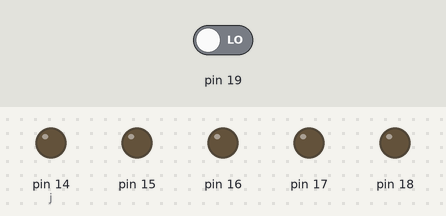
This sketch was run on a simulated Arduino Uno, built with avr-gcc and run on an emulated ATmega328P. Shown: output pins drawn as LEDs (lit = HIGH). The inputs (shaded band) are chosen by the test bench; at power-on: pin 19 LOW.

Above: at 1.2 s.
1.3 s: pin 19 driven HIGH
At 1.45 s:
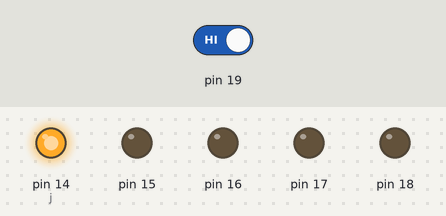
At 2.05 s:
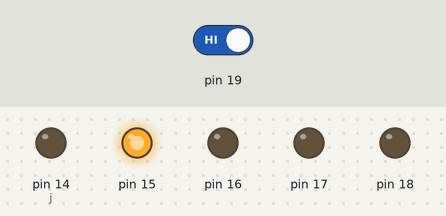
4.3 s: pin 19 driven LOW
At 4.8 s:
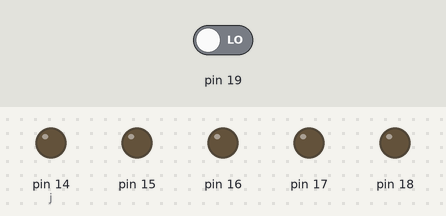
Timing chart, 0 to 7.3 s (numbered marks = the images above; inputs shaded):
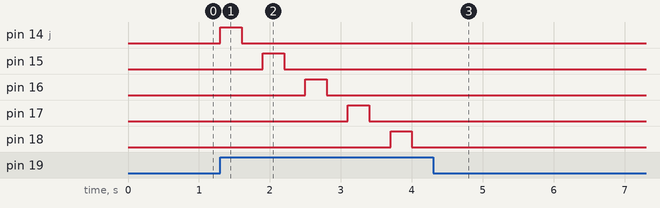

Measured:
- after the input at 1.3 s, pin 14 (j): LOW → HIGH at once, → LOW 0.30 s later; pin 15: LOW → HIGH after 0.60 s, → LOW 0.30 s later; pin 16: LOW → HIGH after 1.2 s, → LOW 0.30 s later; pin 17: LOW → HIGH after 1.8 s, → LOW 0.30 s later; pin 18: LOW → HIGH after 2.4 s, → LOW 0.30 s later
- after the input at 4.3 s, pin 14 (j), pin 15–18: stops changing and stays LOW

The sketch:

use_analog_ports_as_digital.ino
```cpp
// C++ code
//
int j = 14;
void setup()
{
  for (int i = 14; i <= 18; i++){
    pinMode(i, OUTPUT);
  }

  pinMode(19, INPUT);
}

void loop()
{
  if (digitalRead(19)){
    digitalWrite(j, 1);
    delay(300);
    digitalWrite(j, 0);
    delay(300);

    j++;

    if (j == 19){
      j = 14;
    }
  }
}
```
